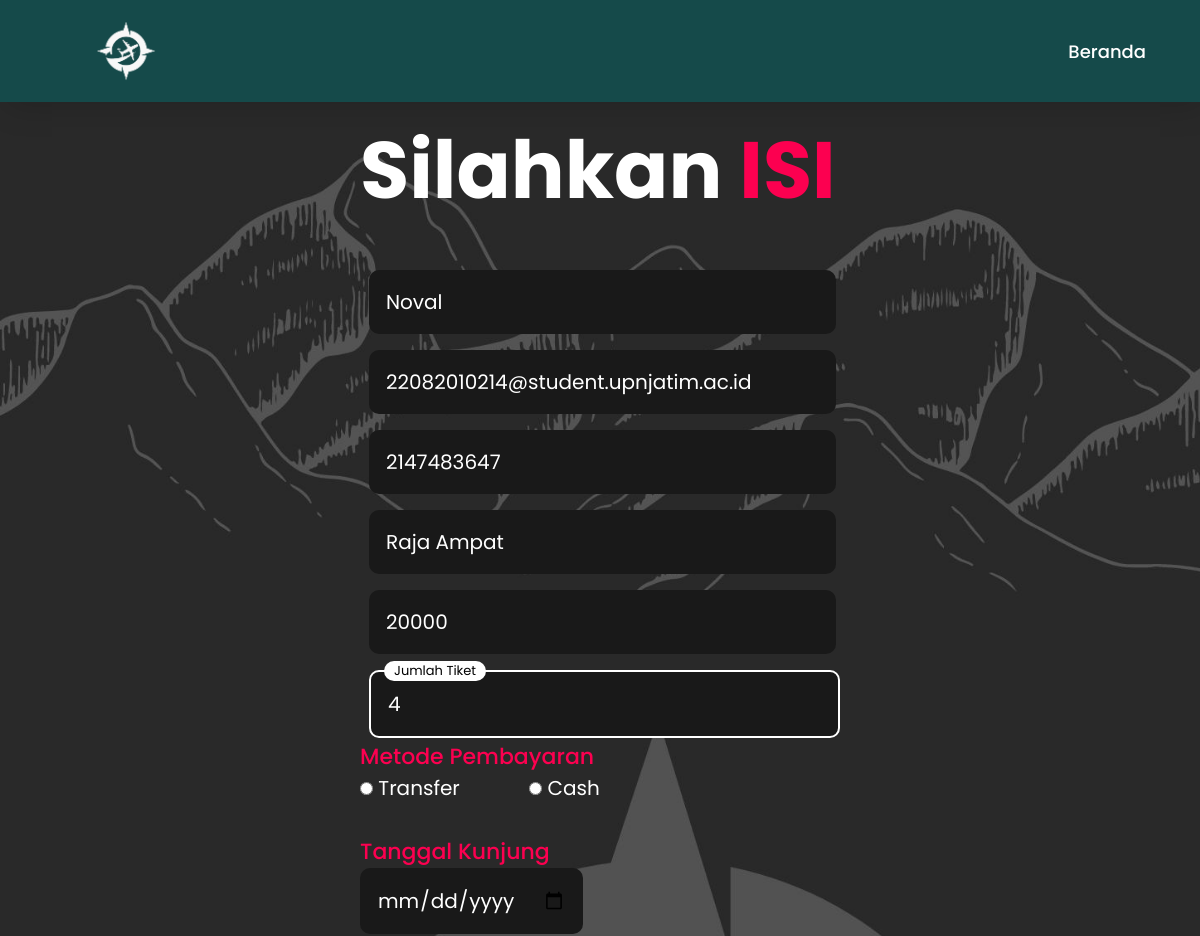
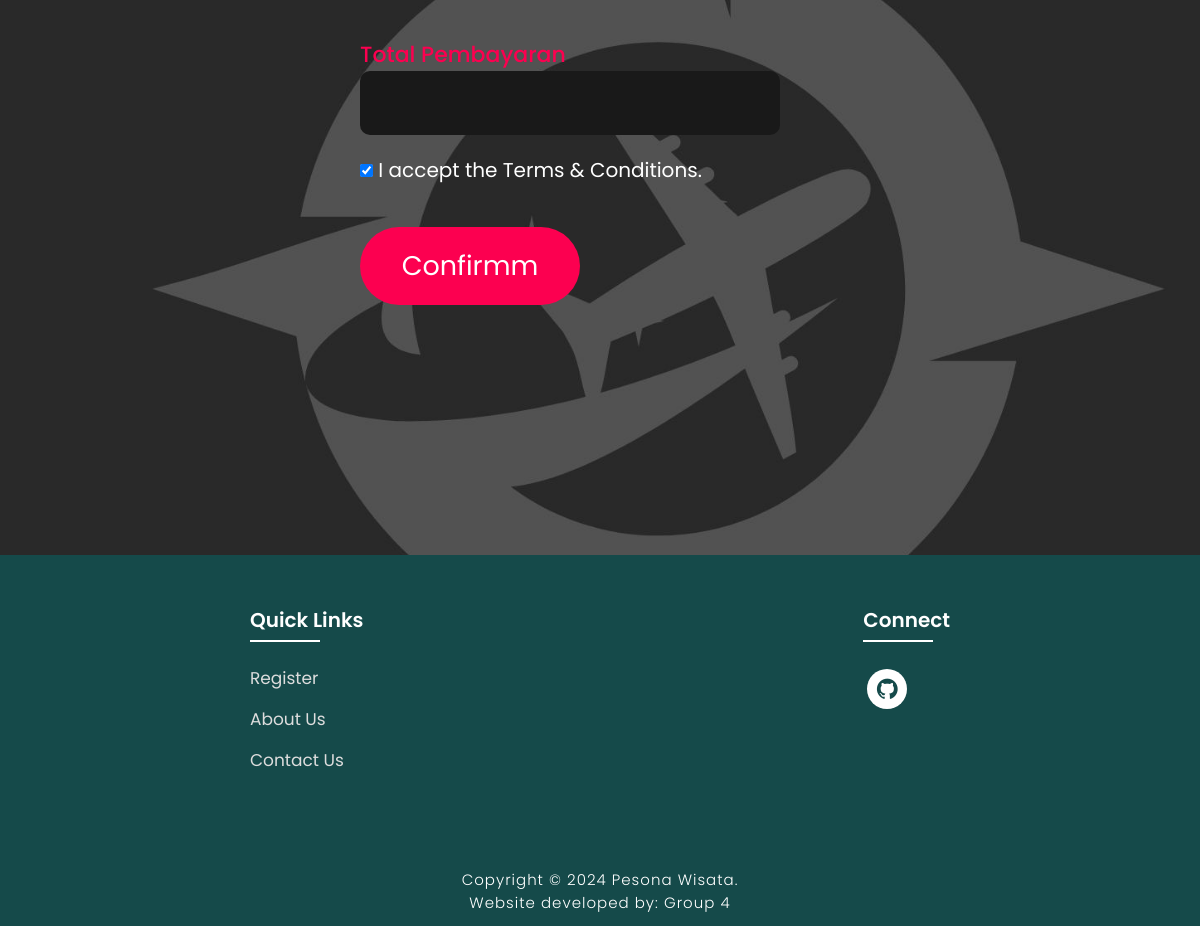
/editpesanan.php?id=13, run on the app's committed database (2 pictures, top to bottom).
### tables this page shows
CREATE TABLE `tb_pesanan` (
  `id_pesanan` int(20) NOT NULL,
  `name` text NOT NULL,
  `email` text NOT NULL,
  `phone_number` int(20) NOT NULL,
  `nama_wisata` text NOT NULL,
  `harga` int(11) NOT NULL,
  `jumlah` int(11) NOT NULL,
  `pembayaran` text NOT NULL,
  `tanggal_kunjung` date NOT NULL,
  `total` int(11) NOT NULL,
  `status` varchar(16) NOT NULL
);

### editpesanan.php (the view, shortened to what this page needs)
<?php
include_once("koneksi.php");
$id=$_GET['id'];
$query="SELECT * FROM tb_pesanan WHERE id_pesanan=" . $id;
$hasil=mysqli_query($conn,$query);
?>
<!DOCTYPE html>
<html lang="en">
<head>
    <link rel="stylesheet" type="text/css" href="./css/style.css">
    <link rel="stylesheet"
    href="https://unpkg.com/boxicons@latest/css/boxicons.min.css">
</head>
<body style="background-image: url(./asset/bgAbout.jpg);" class="register-body">
    <nav style="position: absolute;">
        <img src="./asset/logo.png" class="logo" alt="Logo" title="Pesona Wisata">
        <ul class="navbar">
            <li>
            <a href="./owner.php">Beranda</a>
            </li>
        </ul>
    </nav>
    <section class="registration">
        <div class="register-form">
            <h1>Silahkan <span>ISI</span></h1>
            <form action="proseseditpesanan.php" method="POST">
            <?php while ($data=mysqli_fetch_array($hasil)) { ?>
                <div class="inputbox-register">
                    <input  type="text" value="<?php echo $data['name'] ?>" required="Requiered" name="Name" readonly>
                </div>
                <div class="inputbox-register">
                    <input  type="text" value="<?php echo $data['email'] ?>" required="Requiered" name="Email" readonly>
                </div>
                <div class="inputbox-register">
                    <input  type="text" value="<?php echo $data['phone_number'] ?>" required="Requiered" name="phoneno" readonly>
                </div>
                <div class="inputbox-register">
                    <input  type="text" value="<?php echo $data['nama_wisata'] ?>" required="Requiered" name="wisata" readonly>
                </div>
                <div class="inputbox-register">
                    <input  type="text" id="hargaPerTiket" value="<?php echo $data['harga'] ?>" required="Requiered" name="harga" readonly>
                </div>
                <div class="inputbox-register">
                    <input type="number" id="jumlah" value="<?php echo $data['jumlah'] ?>" name="jumlah" required="Requiered" oninput="calculateTotal()">
                    <span>Jumlah Tiket</span><br>
                </div>
                <h4>Metode Pembayaran</h4>
                <input type="radio" name="Gender" value="Transfer" id="" required> Transfer &nbsp; &nbsp; &nbsp; &nbsp; &nbsp; &nbsp;
                <input type="radio" name="Gender" value="Cash" id=""> Cash
                <h4>Tanggal Kunjung</h4>
                <input type="date" name="Date" id="jadwal" required>
                <h4>Total Pembayaran</h4>
                    <input type="text" id="totalPembayaran" required="Requiered" name="totalPembayaran" readonly><br>
                <input type="checkbox" name="t&c" id="" checked required> I accept the Terms & Conditions.
                <br> <br>
                <input type="submit" value="Confirmm" name="Submit" class="submitbtn">
            </form>
            <?php } ?>
        </div>
    </section>
<section class="footer">
    <div class="foot">
        <div class="footer-content">
            <div class="footlinks">
                <h4>Quick Links</h4>
                <ul>
                    <li><a href="./register.php">Register</a></li>
                    <li><a href="./about.php">About Us</a></li>
                    <li><a href="./contact.php">Contact Us</a></li>
                </ul>
            </div>
            <div class="footlinks">
                <h4>Connect</h4>
                <div class="social">
                    <a href="https://github.com/NovallFirmansyah/Project-UASS.git" target="_blank"><i class='bx bxl-github'></i></a>
                </div>
            </div>
        </div>
    </div>
    <div class="end">
        <p>Copyright © 2024 Pesona Wisata.<br>Website developed by: Group 4</p>
    </div>
</section>
</body>
</html>

### css/style.css (style rules this page uses)
* { padding:0; margin:0; box-sizing:border; font-family:'Poppins',sans-serif; text-decoration: none; list-style: none; scroll-behavior: smooth; }
nav { width: 100%; position: fixed; background-color: #154a4a; box-shadow: 5px 5px 30px rgba(0, 0, 0, 15%); display: flex; align-items: center; justify-content: space-between; padding-top: 0.3125rem; padding-bottom: 0.3125rem; z-index: 1000; }
nav .logo { width: 60px; margin: 2vh; margin-left: 8%; }
nav ul li { list-style: none; display: inline-block; margin-left: 40px; }
.navbar { margin: 0%; display: flex; margin-right: 4vh; }
.navbar a { color: white; font-size: 18px; padding: 10px 22px; border-radius: 4px; font-weight: 500; text-decoration: none; transition: ease 0.40s; }
nav ul li a { text-decoration: none; color: rgb(255, 255, 255); font-size: 17px; }
.footer { margin-top: 120px; background-color: rgb(21, 74, 74); }
.foot { padding: 20px 0; }
.footer-content { display: flex; flex-wrap: wrap; justify-content: space-around; }
.footlinks h4 { margin-top: 30px; font-size: 20px; font-weight: 600; color: white; margin-bottom: 30px; position: relative; }
.footlinks h4::before { content: ""; position: absolute; height: 2px; width: 70px; left: 0; bottom: -7px; background: white; }
.footlinks ul li { margin-bottom: 15px; }
.footlinks ul li a { font-size: 17px; color: #dddddd; display: block; transition: ease 0.30s; }
.social a { font-size: 25px; margin: 4px; height: 40px; width: 40px; color: rgb(21, 74, 74); background-color: white; display: inline-flex; justify-content: center; align-items: center; border-radius: 20px; transition: ease 0.30s; }
.end { text-align: center; padding-top: 60px; padding-bottom: 12px; }
.end p { font-size: 15px; color: white; letter-spacing: 1px; font-weight: 300; }
.register-body { background-repeat: no-repeat; background-size: cover; }
.registration { padding: 110px 30%; height: 100%; min-height: 100vh; }
.inputbox-register { margin-left: -10px; padding: 10px; width: 95%; height: 30px; margin: 30px -1px; display: block; position: relative; }
.inputbox-register input { height: 100%; width: 95%; background-color: transparent; border: none; outline: none; border: 2px solid white; border-radius: 10px; font-size: 16pt; padding: 0px 0px 0px 20px; color: white; }
.inputbox-register span { position: absolute; left: 15px; top: 15px; padding: 10px; color: #8f8f8f; pointer-events: none; transition: 0.4s; background-color: transparent; border-radius: 10px; }
.inputbox-register input:valid ~ span, .inputbox-register input:focus ~ span { color: #000000; transform: translateX(10px) translateY(-14px); font-size: 0.65em; padding: 0 10px; background-color: white; border-radius: 10px; }
.inputbox-register input:valid, .inputbox-register input:focus { border: 2px solid white; }
.register-form h1 { font-size: 80px; color: white; margin-bottom: 20px; }
.register-form h1 span { color: #fc0050; }
.register-form { color: white; font-size: 20px; }
.register-form form input { color: white; padding: 17px; background-color: #191919; font-size: 20px; outline: none; border: none; border-radius: 10px; margin-bottom: 20px; }
.register-form h4 { font-size: 22px; font-weight: 500; margin-top: 20px; color: #fc0050; }
.register-form form .submitbtn { display: inline-block; background-color: #fc0050; font-size: 27px; font-weight: 600px; border: 2px solid transparent; border-radius: 60px; width: 220px; cursor: pointer; transition: ease 0.30s; }

### data on the page
tb_pesanan: Name "Noval", Email "22082010214@student.upnjatim.ac.id", phoneno "2147483647", wisata "Raja Ampat", harga "20000", jumlah "4"
